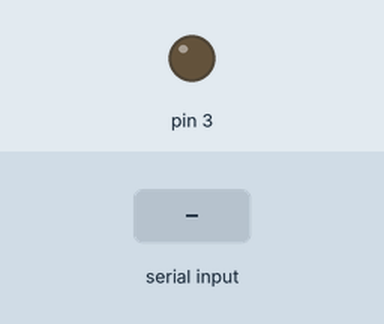
This sketch was run on a simulated Arduino Uno, built with avr-gcc and run on an emulated ATmega328P. On the bench: output pins drawn as LEDs (lit = HIGH). The inputs (shaded band) are chosen by the test bench. What the sketch prints to the serial monitor is not drawn.

Above: at 1.2 s.
1.3 s: "B" received over Serial
At 2.2 s:
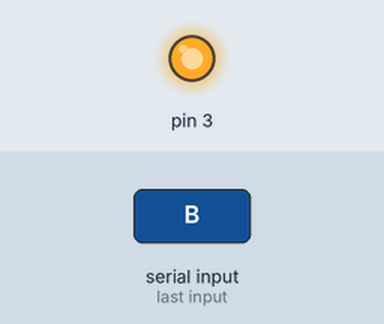
2.8 s: "b" received over Serial
At 3.3 s:
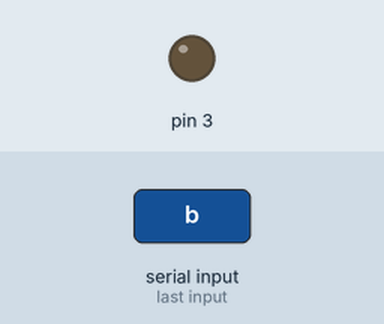
Timing chart, 0 to 5.8 s (numbered marks = the images above; inputs shaded):
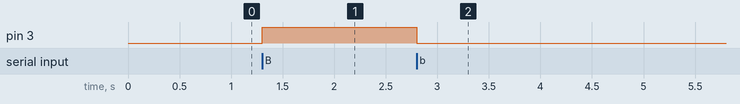

The sketch:

Projeto_UART_arduino_envia_2.ino
```cpp
unsigned long time;
unsigned long ultima_vez;
int qtd=0;

void setup() {
  Serial.begin(9600);
  pinMode(7,INPUT_PULLUP);
  pinMode(3,OUTPUT);

}
void loop() {
  Serial.print('A');
  ultima_vez=millis();
  qtd++;
  while(time-ultima_vez<1001){
    time=millis();
    if(Serial.available()>0){
      qtd=0;
      char c=Serial.read();
      if(c=='B')
        digitalWrite(3,1);
      if(c=='b')
        digitalWrite(3,0);
    }
  }
  Serial.print('a');
  ultima_vez=millis();
  qtd++;
  while(time-ultima_vez<1001){
    time=millis();
    if(Serial.available()>0){
      qtd=0;
      char c=Serial.read();
      if(c=='B')
        digitalWrite(3,1);
      if(c=='b')
        digitalWrite(3,0);
    }
  }

  /*if(qtd==4){
    Serial.print(" Cade voce? ");
    qtd=0;
  }

  /*if(digitalRead(7)==0){
    Serial.println("Ola!");
    ultima_vez=time;
  }
  else if(time-ultima_vez==3000){
    Serial.println("Cade voce?");
    ultima_vez=time;
  }*/
}
```

Measured:
- after the input at 1.3 s, pin 3: LOW → HIGH at once
- after the input at 2.8 s, pin 3: HIGH → LOW at once
